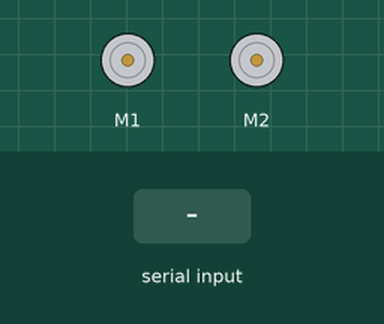
A sketch run on a simulated Arduino Uno, built with avr-gcc and run on an emulated ATmega328P. Shown: 2 × DC motor (green arrow = forward, orange = backward, longer = faster). The inputs (shaded band) are chosen by the test bench.

Above: at 1.2 s.
1.3 s: "1" received over the second serial link
At 1.7 s:
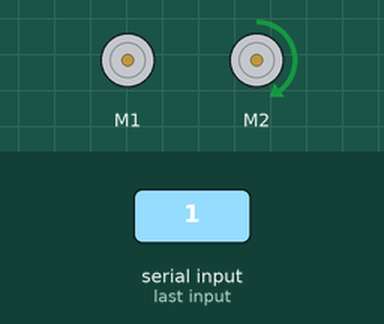
2.8 s: "2" received over the second serial link
At 4.0 s:
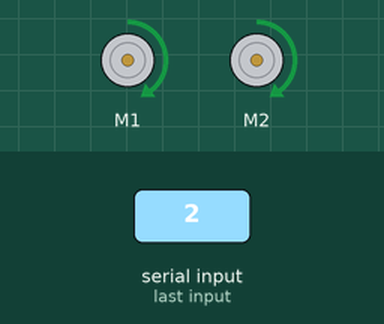
4.3 s: "0" received over the second serial link
At 5.2 s:
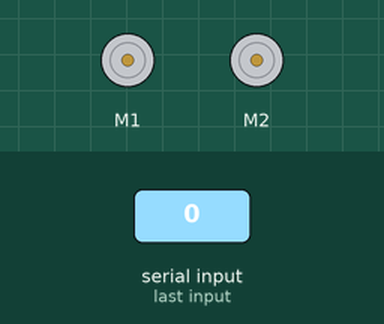
5.8 s: "2" received over the second serial link
At 6.3 s:
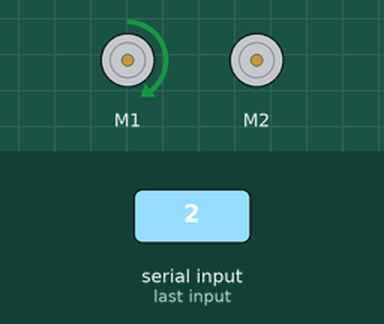
Timing chart, 0 to 8.3 s (numbered marks = the images above; inputs shaded):
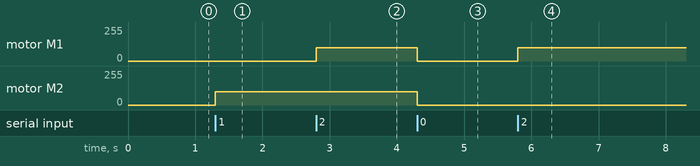

Measured:
- after the input at 1.3 s, motor M2: stopped → forward 99/255 at once
- after the input at 2.8 s, motor M1: stopped → forward 99/255 at once
- after the input at 4.3 s, motor M1, motor M2: forward 99/255 → stopped at once
- after the input at 5.8 s, motor M1: stopped → forward 99/255 at once

The sketch:

redbot_receiver1.ino
```cpp
#include <RedBot.h>

RedBotMotors motors;
RedBotSoftwareSerial XBee;

const byte maskFORWARD_RIGHT = B1;
const byte maskFORWARD_LEFT = B10;
const byte maskREVERSE_RIGHT = B100;
const byte maskREVERSE_LEFT = B1000;

bool bool_FwdR = false;
bool bool_FwdL = false;
bool bool_RevR = false;
bool bool_RevL = false;
byte data;
byte mask_out;

void setup() {
  XBee.begin(9600);
  Serial.begin(19200);

  data = B0;

}

void loop() {


  if (XBee.available()) {
    data = XBee.read();

    /*Serial.print("data=");
    Serial.print(data);
    Serial.print(" BIN(");
    Serial.print(data, BIN);
    Serial.print(")  HEX(");
    Serial.print(data, HEX);
    Serial.println(")");*/

    mask_out = data & maskFORWARD_RIGHT;
    if (!(mask_out == 0)) {
      //Serial.println("found FwdR!");
      bool_FwdR = true;
    }
    else {
      bool_FwdR = false;
    }

    mask_out = data & maskFORWARD_LEFT;
    if (!(mask_out == 0)) {
      //Serial.println("found FwdL!");
      bool_FwdL = true;
    }
    else {
      bool_FwdL = false;
    }

    mask_out = data & maskREVERSE_RIGHT;
    if (!(mask_out == 0)) {
      //Serial.println("found RevR!");
      bool_RevR = true;
      bool_FwdR = false;
    }
    else {
      bool_RevR = false;
    }

    mask_out = data & maskREVERSE_LEFT;
    if (!(mask_out == 0)) {
      //Serial.println("found RevL!");
      bool_RevL = true;
      bool_FwdL = false;
    }
    else {
      bool_RevL = false;
    }
  }

  if ((bool_FwdR == false) && (bool_FwdL == false) && (bool_RevR == false) && (bool_RevL == false)) {
    motors.brake();
  }
  else {
    if (bool_FwdR == true) {
      motors.rightDrive(100);
    }
    if (bool_RevR == true) {
      motors.rightDrive(-100);
    }
    if (bool_FwdL == true) {
      motors.leftDrive(100);
    }
    if (bool_RevL == true) {
      motors.leftDrive(-100);
    }
  }
}
```
